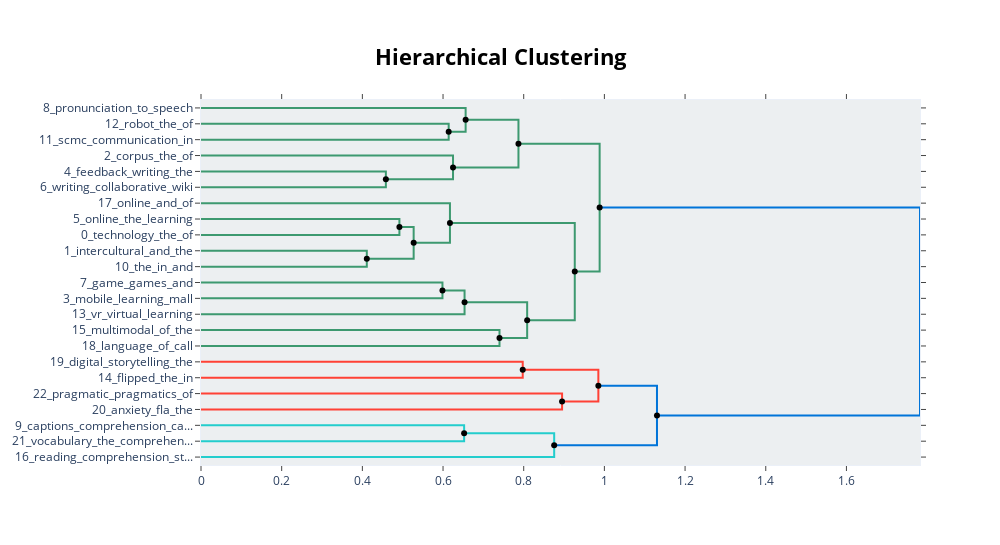

The notebook cell this image was saved under:
### Code cell
hierarchical_topics = model.hierarchical_topics(docs)
model.visualize_hierarchy(hierarchical_topics=hierarchical_topics)

### Figure 1 — Plotly figure (JSON) as saved in the notebook; plotly's stock layout.template omitted (floating-point values rounded to 4 significant figures)
{"data": [{"hoverinfo": "text", "marker": {"color": "rgb(61,153,112)"}, "mode": "lines", "text": ["vocabulary_the_comprehension_glosses_glossing", "", "", "captions_comprehension_captioning_caption_the"], "type": "scatter", "x": [0, 0.614, 0.614, 0], "xaxis": "x", "y": [-15, -15, -25, -25], "yaxis": "y"}, {"hoverinfo": "text", "marker": {"color": "rgb(61,153,112)"}, "mode": "lines", "text": ["reading_comprehension_students_the_strategy", "", "", "captions_comprehension_vocabulary_the_of"], "type": "scatter", "x": [0, 0.656, 0.656, 0.614], "xaxis": "x", "y": [-5, -5, -20, -20], "yaxis": "y"}, {"hoverinfo": "text", "marker": {"color": "rgb(61,153,112)"}, "mode": "lines", "text": ["feedback_writing_the_of_to", "", "", "writing_collaborative_wiki_the_and"], "type": "scatter", "x": [0, 0.4583, 0.4583, 0], "xaxis": "x", "y": [-45, -45, -55, -55], "yaxis": "y"}, {"hoverinfo": "text", "marker": {"color": "rgb(61,153,112)"}, "mode": "lines", "text": ["corpus_the_of_corpora_ddl", "", "", "writing_feedback_the_of_to"], "type": "scatter", "x": [0, 0.6248, 0.6248, 0.4583], "xaxis": "x", "y": [-35, -35, -50, -50], "yaxis": "y"}, {"hoverinfo": "text", "marker": {"color": "rgb(61,153,112)"}, "mode": "lines", "text": ["writing_the_of_and_to", "", "", "digital_storytelling_the_and_dst"], "type": "scatter", "x": [0.656, 0.787, 0.787, 0.6248], "xaxis": "x", "y": [-12.5, -12.5, -42.5, -42.5], "yaxis": "y"}, {"hoverinfo": "text", "marker": {"color": "rgb(61,153,112)"}, "mode": "lines", "text": ["flipped_the_in_classroom_and", "", "", "writing_the_of_and_to"], "type": "scatter", "x": [0, 0.4919, 0.4919, 0], "xaxis": "x", "y": [-75, -75, -85, -85], "yaxis": "y"}, {"hoverinfo": "text", "marker": {"color": "rgb(61,153,112)"}, "mode": "lines", "text": ["robot_the_of_and_in", "", "", "scmc_communication_in_and_task"], "type": "scatter", "x": [0, 0.411, 0.411, 0], "xaxis": "x", "y": [-95, -95, -105, -105], "yaxis": "y"}, {"hoverinfo": "text", "marker": {"color": "rgb(61,153,112)"}, "mode": "lines", "text": ["pronunciation_to_speech_the_of", "", "", "in_and_of_the_to"], "type": "scatter", "x": [0.4919, 0.5272, 0.5272, 0.411], "xaxis": "x", "y": [-80, -80, -100, -100], "yaxis": "y"}, {"hoverinfo": "text", "marker": {"color": "rgb(61,153,112)"}, "mode": "lines", "text": ["of_the_and_to_in", "", "", "language_of_call_sla_to"], "type": "scatter", "x": [0, 0.6172, 0.6172, 0.5272], "xaxis": "x", "y": [-65, -65, -90, -90], "yaxis": "y"}, {"hoverinfo": "text", "marker": {"color": "rgb(61,153,112)"}, "mode": "lines", "text": ["the_in_and_of_to", "", "", "intercultural_and_the_of_telecollaboration"], "type": "scatter", "x": [0, 0.5986, 0.5986, 0], "xaxis": "x", "y": [-115, -115, -125, -125], "yaxis": "y"}, {"hoverinfo": "text", "marker": {"color": "rgb(61,153,112)"}, "mode": "lines", "text": ["the_and_of_in_to", "", "", "technology_the_of_and_call"], "type": "scatter", "x": [0.5986, 0.6534, 0.6534, 0], "xaxis": "x", "y": [-120, -120, -135, -135], "yaxis": "y"}, {"hoverinfo": "text", "marker": {"color": "rgb(61,153,112)"}, "mode": "lines", "text": ["online_the_learning_blended_of", "", "", "the_and_of_in_to"], "type": "scatter", "x": [0, 0.74, 0.74, 0], "xaxis": "x", "y": [-145, -145, -155, -155], "yaxis": "y"}, {"hoverinfo": "text", "marker": {"color": "rgb(61,153,112)"}, "mode": "lines", "text": ["the_and_of_in_to", "", "", "online_and_of_the_virtual"], "type": "scatter", "x": [0.6534, 0.8085, 0.8085, 0.74], "xaxis": "x", "y": [-127.5, -127.5, -150, -150], "yaxis": "y"}, {"hoverinfo": "text", "marker": {"color": "rgb(61,153,112)"}, "mode": "lines", "text": ["multimodal_of_the_and_videoconferencing", "", "", "the_and_of_in_to"], "type": "scatter", "x": [0.6172, 0.9266, 0.9266, 0.8085], "xaxis": "x", "y": [-77.5, -77.5, -138.8, -138.8], "yaxis": "y"}, {"hoverinfo": "text", "marker": {"color": "rgb(61,153,112)"}, "mode": "lines", "text": ["game_games_and_gaming_learning", "", "", "mobile_learning_mall_the_of"], "type": "scatter", "x": [0.787, 0.9882, 0.9882, 0.9266], "xaxis": "x", "y": [-27.5, -27.5, -108.1, -108.1], "yaxis": "y"}, {"hoverinfo": "text", "marker": {"color": "rgb(255,65,54)"}, "mode": "lines", "text": ["mobile_learning_and_the_of", "", "", "vr_virtual_learning_the_of"], "type": "scatter", "x": [0, 0.7976, 0.7976, 0], "xaxis": "x", "y": [-165, -165, -175, -175], "yaxis": "y"}, {"hoverinfo": "text", "marker": {"color": "rgb(255,65,54)"}, "mode": "lines", "text": ["the_of_and_in_to", "", "", "learning_mobile_the_and_of"], "type": "scatter", "x": [0, 0.8951, 0.8951, 0], "xaxis": "x", "y": [-185, -185, -195, -195], "yaxis": "y"}, {"hoverinfo": "text", "marker": {"color": "rgb(255,65,54)"}, "mode": "lines", "text": ["of_the_and_to_in", "", "", "the_and_of_in_to"], "type": "scatter", "x": [0.7976, 0.9851, 0.9851, 0.8951], "xaxis": "x", "y": [-170, -170, -190, -190], "yaxis": "y"}, {"hoverinfo": "text", "marker": {"color": "rgb(35,205,205)"}, "mode": "lines", "text": ["the_writing_of_and_in", "", "", "the_of_and_in_to"], "type": "scatter", "x": [0, 0.6523, 0.6523, 0], "xaxis": "x", "y": [-205, -205, -215, -215], "yaxis": "y"}, {"hoverinfo": "text", "marker": {"color": "rgb(35,205,205)"}, "mode": "lines", "text": ["pragmatic_pragmatics_of_the_were", "", "", "anxiety_fla_the_participants_and"], "type": "scatter", "x": [0.6523, 0.8755, 0.8755, 0], "xaxis": "x", "y": [-210, -210, -225, -225], "yaxis": "y"}, {"hoverinfo": "text", "marker": {"color": "rgb(0,116,217)"}, "mode": "lines", "text": ["the_of_and_in_to", "", "", "anxiety_the_fla_of_and"], "type": "scatter", "x": [0.9851, 1.13, 1.13, 0.8755], "xaxis": "x", "y": [-180, -180, -217.5, -217.5], "yaxis": "y"}, {"hoverinfo": "text", "marker": {"color": "rgb(0,116,217)"}, "mode": "lines", "text": ["reading_comprehension_captions_the_of", "", "", "the_of_and_in_to"], "type": "scatter", "x": [0.9882, 1.782, 1.782, 1.13], "xaxis": "x", "y": [-67.81, -67.81, -198.8, -198.8], "yaxis": "y"}, {"hoverinfo": "text", "hovertext": ["writing_the_of_and_to", "pronunciation_to_speech_the_of", "the_and_of_in_to", "the_and_of_in_to", "multimodal_of_the_and_videoconferencing", "game_games_and_gaming_learning", "of_the_and_to_in", "pragmatic_pragmatics_of_the_were", "the_of_and_in_to", "reading_comprehension_captions_the_of"], "marker": {"color": "black"}, "mode": "markers", "showlegend": false, "type": "scatter", "x": [0.656, 0.4919, 0.5986, 0.6534, 0.6172, 0.787, 0.7976, 0.6523, 0.9851, 0.9882], "y": [-12.5, -80, -120, -127.5, -77.5, -27.5, -170, -210, -180, -67.81]}, {"hoverinfo": "text", "hovertext": ["captions_comprehension_vocabulary_the_of", "writing_feedback_the_of_to", "digital_storytelling_the_and_dst", "in_and_of_the_to", "language_of_call_sla_to", "online_and_of_the_virtual", "the_and_of_in_to", "mobile_learning_mall_the_of", "the_and_of_in_to", "anxiety_the_fla_of_and", "the_of_and_in_to"], "marker": {"color": "black"}, "mode": "markers", "showlegend": false, "type": "scatter", "x": [0.614, 0.4583, 0.6248, 0.411, 0.5272, 0.74, 0.8085, 0.9266, 0.8951, 0.8755, 1.13], "y": [-20, -50, -42.5, -100, -90, -150, -138.8, -108.1, -190, -217.5, -198.8]}], "layout": {"autosize": false, "height": 545, "hoverlabel": {"bgcolor": "white", "font": {"family": "Rockwell", "size": 16}}, "hovermode": "closest", "plot_bgcolor": "#ECEFF1", "showlegend": false, "title": {"font": {"color": "Black", "size": 22}, "text": "<b>Hierarchical Clustering</b>", "x": 0.5, "xanchor": "center", "yanchor": "top"}, "width": 1000, "xaxis": {"mirror": "allticks", "rangemode": "tozero", "showgrid": false, "showline": true, "showticklabels": true, "ticks": "outside", "type": "linear", "zeroline": false}, "yaxis": {"mirror": "allticks", "range": [-230, 0], "rangemode": "tozero", "showgrid": false, "showline": true, "showticklabels": true, "tickmode": "array", "ticks": "outside", "ticktext": ["8_pronunciation_to_speech", "12_robot_the_of", "11_scmc_communication_in", "2_corpus_the_of", "4_feedback_writing_the", "6_writing_collaborative_wiki", "17_online_and_of", "5_online_the_learning", "0_technology_the_of", "1_intercultural_and_the", "10_the_in_and", "7_game_games_and", "3_mobile_learning_mall", "13_vr_virtual_learning", "15_multimodal_of_the", "18_language_of_call", "19_digital_storytelling_the", "14_flipped_the_in", "22_pragmatic_pragmatics_of", "20_anxiety_fla_the", "9_captions_comprehension_ca...", "21_vocabulary_the_comprehen...", "16_reading_comprehension_st..."], "tickvals": [-5, -15, -25, -35, -45, -55, -65, -75, -85, -95, -105, -115, -125, -135, -145, -155, -165, -175, -185, -195, -205, -215, -225], "type": "linear", "zeroline": false}}}
